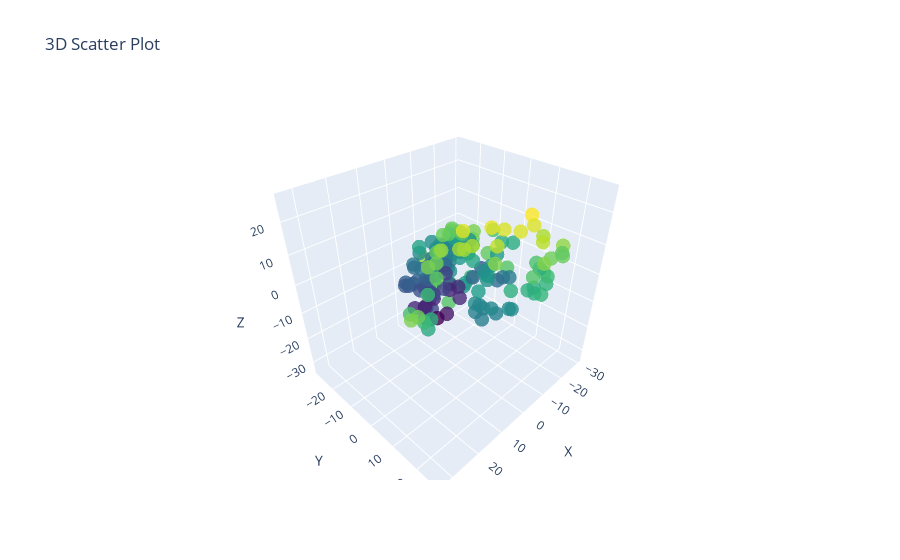

Notebook source saved alongside this figure:
### Code cell
import plotly.graph_objects as go
import numpy as np

# Example: Generate an Nx3 matrix

xyz = preds[2][0]

x, y, z = xyz[:, 0], xyz[:, 1], xyz[:, 2]

fig = go.Figure(data=[go.Scatter3d(
    x=x, y=y, z=z,
    mode='markers',
    marker=dict(
        size=5,
        color=z,
        colorscale='Viridis',
        opacity=0.8
    )
)])


fig.update_layout(
    scene=dict(
        xaxis_title="X",
        yaxis_title="Y",
        zaxis_title="Z"
    ),
    title="3D Scatter Plot"
)

fig.show()

### Figure 1 — Plotly figure (JSON) as saved in the notebook; plotly's stock layout.template omitted (floating-point values rounded to 4 significant figures; data arrays with more than 128 entries replaced by an {"elided": "..."} marker saying what was removed)
{"data": [{"marker": {"color": {"elided": "157 float values"}, "colorscale": [[0, "#440154"], [0.1111, "#482878"], [0.2222, "#3e4989"], [0.3333, "#31688e"], [0.4444, "#26828e"], [0.5556, "#1f9e89"], [0.6667, "#35b779"], [0.7778, "#6ece58"], [0.8889, "#b5de2b"], [1, "#fde725"]], "opacity": 0.8, "size": 5}, "mode": "markers", "type": "scatter3d", "x": {"elided": "157 float values"}, "y": {"elided": "157 float values"}, "z": {"elided": "157 float values"}}], "layout": {"autosize": true, "scene": {"aspectmode": "auto", "aspectratio": {"x": 1.064, "y": 0.932, "z": 1.008}, "xaxis": {"title": {"text": "X"}, "type": "linear"}, "yaxis": {"title": {"text": "Y"}, "type": "linear"}, "zaxis": {"title": {"text": "Z"}, "type": "linear"}}, "title": {"text": "3D Scatter Plot"}}}
